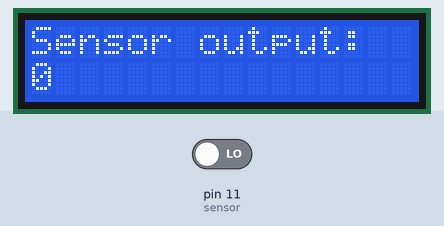
Recording of a sketch running on a simulated Arduino Mega 2560, built with avr-gcc and run on an emulated ATmega2560. Parts: 16×2 character LCD. Inputs (shaded band) come from the test bench; at power-on: pin 11 (sensor) LOW.

Above: at 1.2 s.
1.3 s: pin 11 (sensor) driven HIGH
At 1.9 s:
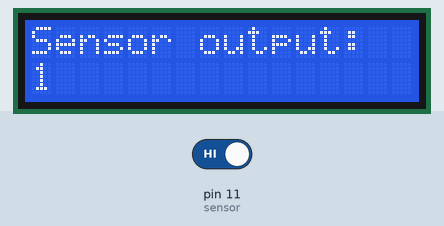
Timing chart, 0 to 4.3 s (numbered marks = the images above; inputs shaded):
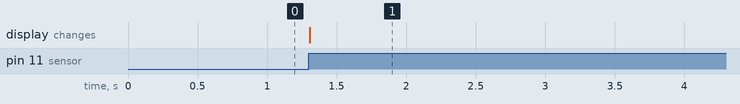

The sketch:

main.ino
```cpp
#include <Stepper.h>
#include <Wire.h>
#include <LiquidCrystal_I2C.h>

LiquidCrystal_I2C lcd(0x27, 16, 2);

const int stepsPerRevolution = 2048;
const int botaoPorta = 53;
const int sensor = 11;

Stepper meuMotor(stepsPerRevolution, 8, 10, 9, 11);
Stepper meuMotor2(stepsPerRevolution, 2, 4, 3, 5);

int valorBotaoAnterior = 0;

void setup() {
  Serial.begin(9600);
  meuMotor.setSpeed(15);
  meuMotor2.setSpeed(15);
  pinMode(botaoPorta, INPUT_PULLUP);
  lcd.init();
  lcd.backlight();
  displayMSG("Hello", 0, 0);
  pinMode(sensor, INPUT);
}

void loop() {
  /*meuMotor.step(stepsPerRevolution);
  delay(1000);

  meuMotor.step(-stepsPerRevolution);
  delay(1000);*/

  /*meuMotor.step(40);
  delay(100);*/

  /*int valorBotao = digitalRead(botaoPorta);
  if (!valorBotao and !valorBotaoAnterior) {
    Serial.print(1); valorBotaoAnterior = 1;
    meuMotor.step(60); meuMotor2.step(60);
    }
  if (valorBotao) {valorBotaoAnterior = 0;}
  delay(1);*/

  /*for (int i = 5; i >= 0; i--) {
    displayMSG(String(i), 0, 0);
  } */
  displayMSG("Sensor output:", 0, 0);
  displayMSG(String(leituraSensor(sensor)), 0, 1);

}
```

ir.ino
```cpp
int leitura;

int leituraSensor(int pino){
  leitura = digitalRead(pino);

  return leitura;
}
```

lcd_display.ino
```cpp
void displayMSG(String msg, int x, int y) { //função que mostra uma mensagem msg no display na posição (x, y)
  Serial.begin(9600);
  lcd.setCursor(x, y);
  lcd.print(msg);
}
```

Measured:
- after the input at 1.3 s, the display: changes at once (image 1)
